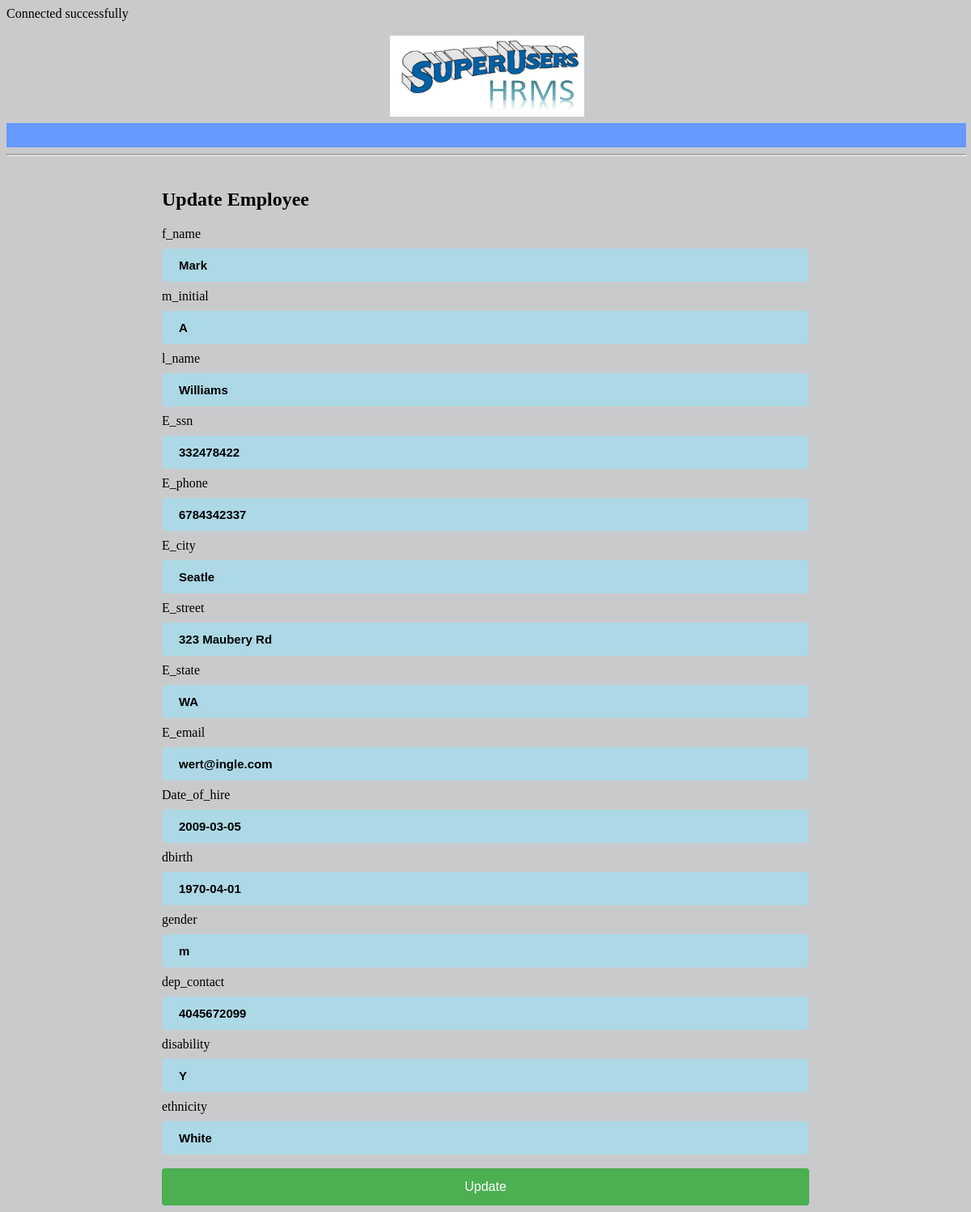
The page /m_HRMS/update_employee.php?id=3 on the database its author committed.
### tables this page shows
CREATE TABLE `employee` (
  `EID` int(11) NOT NULL AUTO_INCREMENT,
  `f_name` varchar(15) NOT NULL,
  `m_initial` varchar(1) DEFAULT NULL,
  `l_name` varchar(15) NOT NULL,
  `E_ssn` char(9) NOT NULL,
  `E_phone` char(10) NOT NULL,
  `E_city` varchar(15) NOT NULL,
  `E_street` varchar(40) NOT NULL,
  `E_state` varchar(5) NOT NULL,
  `E_email` varchar(40) NOT NULL,
  `Date_of_hire` date NOT NULL,
  `D_ID` int(11) DEFAULT NULL,
  `S_ID` int(11) DEFAULT NULL,
  `dbirth` date NOT NULL,
  `gender` char(1) NOT NULL,
  `dep_contact` char(15) NOT NULL,
  `disability` char(1) DEFAULT NULL,
  `ethnicity` varchar(45) DEFAULT NULL,
  PRIMARY KEY (`EID`,`E_ssn`),
  UNIQUE KEY `EID_UNIQUE` (`EID`),
  KEY `D_ID_idx` (`D_ID`),
  KEY `S_ID_idx` (`S_ID`),
  CONSTRAINT `D_ID` FOREIGN KEY (`D_ID`) REFERENCES `department` (`DID`) ON DELETE NO ACTION ON UPDATE NO ACTION,
  CONSTRAINT `S_ID` FOREIGN KEY (`S_ID`) REFERENCES `department` (`SID`) ON DELETE NO ACTION ON UPDATE NO ACTION
);

### m_HRMS/update_employee.php (the view, shortened to what this page needs)
<?php
include("connect.php");
?>
<!DOCTYPE html>
<html>
<body>
<link rel="stylesheet" href="style.css" type="text/css">
<br>
<img id= "logo" src="logo.png" width="240" height="100" title="Logo of a company" alt="Logo of a company" />
<HR WIDTH="100%" COLOR="#6699FF" SIZE="30">
<HR WIDTH="100%" SIZE="3">
<link rel="stylesheet" href="style.css" type="text/css">
<div class="register-form">
  <div class="module">
  <head>
  </head>
<BODY bgcolor ="pink">
	<h2>Update Employee</h2>
	<?php
		if(isset($_REQUEST['id'])) {
			$id = $_REQUEST['id'];
		} else {
			header('Location: EmployeeList.php');
		}
		$sql = "SELECT * FROM employee WHERE EID = '$id'";
		$result = $HRMS->query($sql);
		if ($result->num_rows > 0) {
		     while($row = $result->fetch_assoc()) {
				$f_name			 = $row['f_name'];
				$m_initial		 = $row['m_initial'];
				$l_name			 = $row['l_name'];
				$E_ssn			 = $row['E_ssn'];
				$E_phone		 = $row['E_phone'];
				$E_city			 = $row['E_city'];
				$E_street		 = $row['E_street'];
				$E_state		 = $row['E_state'];
				$E_email		 = $row['E_email'];
				$Date_of_hire	 = $row['Date_of_hire'];
				$dbirth			 = $row['dbirth'];
				$gender			 = $row['gender'];
				$dep_contact	 = $row['dep_contact'];
				$disability		 = $row['disability'];
				$ethnicity		 = $row['ethnicity'];
		     }
		} else {
		     echo "0 results";
		}
					?>
	<form action="" method="post">
		<div class="field_group">
			<label for="f_name">f_name</label>
			<input type="text" name="f_name" id="f_name" value="<?php echo $f_name ?>">
		</div>
		<div class="field_group">
			<label for="m_initial">m_initial</label>
			<input type="text" name="m_initial" id="m_initial" value="<?php echo $m_initial ?>">
		</div>
		<div class="field_group">
			<label for="l_name">l_name</label>
			<input type="text" name="l_name" id="l_name" value="<?php echo $l_name ?>">
		</div>
		<div class="field_group">
			<label for="E_ssn">E_ssn</label>
			<input type="text" name="E_ssn" id="E_ssn" value="<?php echo $E_ssn ?>">
		</div>
		<div class="field_group">
			<label for="E_phone">E_phone</label>
			<input type="text" name="E_phone" id="E_phone" value="<?php echo $E_phone ?>">
		</div>
		<div class="field_group">
			<label for="E_city">E_city</label>
			<input type="text" name="E_city" id="E_city" value="<?php echo $E_city ?>">
		</div>
		<div class="field_group">
			<label for="E_street">E_street</label>
			<input type="text" name="E_street" id="E_street" value="<?php echo $E_street ?>">
		</div>
		<div class="field_group">
			<label for="E_state">E_state</label>
			<input type="text" name="E_state" id="E_state" value="<?php echo $E_state ?>">
		</div>
		<div class="field_group">
			<label for="E_email">E_email</label>
			<input type="text" name="E_email" id="E_email" value="<?php echo $E_email ?>">
		</div>
		<div class="field_group">
			<label for="Date_of_hire">Date_of_hire</label>
			<input type="text" name="Date_of_hire" id="Date_of_hire" value="<?php echo $Date_of_hire ?>">
		</div>
		<div class="field_group">
			<label for="dbirth">dbirth</label>
			<input type="text" name="dbirth" id="dbirth" value="<?php echo $dbirth ?>">
		</div>
		<div class="field_group">
			<label for="gender">gender</label>
			<input type="text" name="gender" id="gender" value="<?php echo $gender ?>">
		</div>
		<div class="field_group">
			<label for="dep_contact">dep_contact</label>
			<input type="text" name="dep_contact" id="dep_contact" value="<?php echo $dep_contact ?>">
		</div>
		<div class="field_group">
			<label for="disability">disability</label>
			<input type="text" name="disability" id="disability" value="<?php echo $disability ?>">
		</div>
		<div class="field_group">
			<label for="ethnicity">ethnicity</label>
			<input type="text" name="ethnicity" id="ethnicity" value="<?php echo $ethnicity ?>">
		</div>
		<div class="field_group">
			<input type="submit" value="Update">
		</div>
	</form>
	</body>
  </div>
</div>
</body>
</html>

### m_HRMS/style.css (style rules this page uses)
#logo { margin-left: 40%; }
input[type=text] { padding: 12px 20px; margin: 8px 0; box-sizing: border-box; border: 2px solid #6045BC; background-color: lightblue; font-weight: bold; border-radius: 4px; font-size:15px; }
body { background-color: #c9cacc; }
.register-form { position:relative; top:20px; height:700px; width:800px; margin-left:auto; margin-right:auto; background: transparent; }
input[type=text], select { width: 100%; padding: 12px 20px; margin: 8px 0; display: inline-block; border: 1px solid #ccc; border-radius: 4px; box-sizing: border-box; }
input[type=submit] { width: 100%; background-color: #4CAF50; color: white; padding: 14px 20px; margin: 8px 0; border: none; border-radius: 4px; cursor: pointer; font-size: 16px; }

### rows shown on the page
employee: f_name "Mark", m_initial "A", l_name "Williams", E_ssn "332478422", E_phone "6784342337", E_city "Seatle", E_street "323 Maubery Rd", E_state "WA", E_email "wert@ingle.com", Date_of_hire "2009-03-05", dbirth "1970-04-01", gender "m", dep_contact "4045672099", disability "Y", ethnicity "White"
